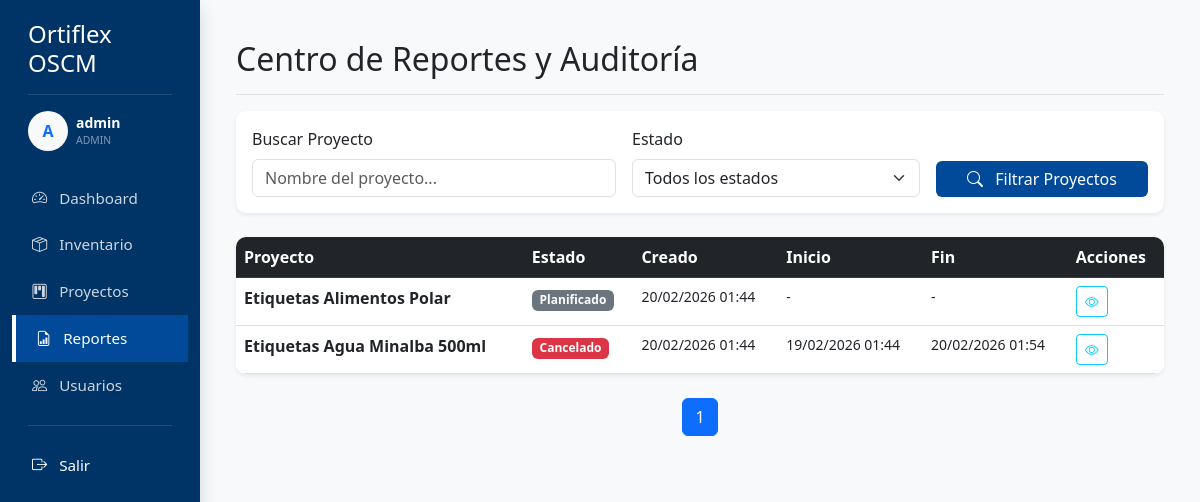
Screenshot of /reports (signed in) with the database file from the repository.
### app/models.py (models this page shows)
class User(db.Model, UserMixin):
    id = db.Column(db.Integer, primary_key=True)
    username = db.Column(db.String(20), unique=True, nullable=False)
    email = db.Column(db.String(120), unique=True, nullable=False)
    password = db.Column(db.String(60), nullable=False)
    role = db.Column(db.String(20), nullable=False, default='Usuario') # Admin, Soporte, Operativo
    can_manage_inventory = db.Column(db.Boolean, default=True)
    can_manage_projects = db.Column(db.Boolean, default=True)
    can_view_reports = db.Column(db.Boolean, default=True)
    can_manage_users = db.Column(db.Boolean, default=False)
    activity = db.relationship('UserActivity', backref='user', lazy=True)

class Project(db.Model):
    id = db.Column(db.Integer, primary_key=True)
    name = db.Column(db.String(100), nullable=False)
    description = db.Column(db.Text)
    status = db.Column(db.String(20), nullable=False, default='Planificado') # Planificado, En ejecución, Finalizado, Cancelado
    date_created = db.Column(db.DateTime, nullable=False, default=datetime.utcnow)
    date_started = db.Column(db.DateTime)
    date_ended = db.Column(db.DateTime)
    notes = db.Column(db.Text)
    materials = db.relationship('ProjectMaterial', back_populates='project', cascade="all, delete-orphan")
    history = db.relationship('ProjectHistory', backref='project', lazy=True, cascade="all, delete-orphan")

### app/routes/reports.py (the view)
@reports.route('/reports')
@login_required
def search():
    page = request.args.get('page', 1, type=int)
    query = request.args.get('q', '')
    status = request.args.get('status', '')
    projects_query = Project.query
    if query:
        projects_query = projects_query.filter(Project.name.contains(query))
    if status:
        projects_query = projects_query.filter_by(status=status)
    pagination = projects_query.order_by(Project.date_created.desc()).paginate(
        page=page, per_page=5, error_out=False
    )
    return render_template('reports/search.html',
                           projects=pagination.items,
                           pagination=pagination,
                           query=query,
                           status=status)

### app/models.py (called while the page is built)
@login_manager.user_loader
def load_user(user_id):
    return User.query.get(int(user_id))

### app/templates/reports/search.html (shortened to what this page needs)
{% extends "base.html" %}
{% block content %}
<div class="d-flex justify-content-between flex-wrap flex-md-nowrap align-items-center pt-3 pb-2 mb-3 border-bottom">
    <h1 class="h2">Centro de Reportes y Auditoría</h1>
</div>
<div class="card shadow-sm mb-4">
    <div class="card-body">
        <form method="GET" action="{{ url_for('reports.search') }}" class="row g-3">
            <div class="col-md-5">
                <label class="form-label">Buscar Proyecto</label>
                <div class="position-relative">
                    <input type="text" name="q" id="projectSearch" class="form-control"
                        placeholder="Nombre del proyecto..." value="{{ query }}" autocomplete="off">
                </div>
            </div>
            <div class="col-md-4">
                <label class="form-label">Estado</label>
                <select name="status" class="form-select">
                    <option value="">Todos los estados</option>
                </select>
            </div>
            <div class="col-md-3 d-flex align-items-end">
                <button type="submit" class="btn btn-primary w-100">
                    <i class="bi bi-search me-2"></i> Filtrar Proyectos
                </button>
            </div>
        </form>
    </div>
</div>
<div class="card shadow-sm">
    <div class="card-body p-0">
        <div class="table-responsive">
            <table class="table table-hover mb-0">
                <thead class="table-dark">
                    <tr>
                        <th>Proyecto</th>
                        <th>Estado</th>
                        <th>Creado</th>
                        <th>Inicio</th>
                        <th>Fin</th>
                        <th>Acciones</th>
                    </tr>
                </thead>
                <tbody>
                    {% for p in projects %}
                    <tr style="cursor: pointer;"
                        onclick="window.location='{{ url_for('reports.project_audit', id=p.id) }}'">
                        <td class="fw-bold">{{ p.name }}</td>
                        <td>
                            <span
                                class="badge {% if p.status == 'Planificado' %}bg-secondary{% elif p.status == 'En ejecución' %}bg-primary{% elif p.status == 'Finalizado' %}bg-success{% else %}bg-danger{% endif %}">
                                {{ p.status }}
                            </span>
                        </td>
                        <td class="small">{{ p.date_created.strftime('%d/%m/%Y %H:%M') }}</td>
                        <td class="small">{{ p.date_started.strftime('%d/%m/%Y %H:%M') if p.date_started else '-' }}
                        </td>
                        <td class="small">{{ p.date_ended.strftime('%d/%m/%Y %H:%M') if p.date_ended else '-' }}</td>
                        <td>
                            <a href="{{ url_for('reports.project_audit', id=p.id) }}"
                                class="btn btn-sm btn-outline-info" title="Ver Auditoría">
                                <i class="bi bi-eye"></i>
                            </a>
                        </td>
                    </tr>
                    {% else %}
                    <tr>
                        <td colspan="6" class="text-center py-4 text-muted">No se encontraron proyectos</td>
                    </tr>
                    {% endfor %}
                </tbody>
            </table>
        </div>
    </div>
</div>
<nav class="mt-4">
    <ul class="pagination justify-content-center">
        {% for page_num in pagination.iter_pages(left_edge=1, right_edge=1, left_current=1, right_current=2) %}
        {% if page_num %}
        {% if pagination.page == page_num %}
        <li class="page-item active"><span class="page-link">{{ page_num }}</span></li>
        {% else %}
        <li class="page-item"><a class="page-link"
                href="{{ url_for('reports.search', page=page_num, q=query, status=status) }}">{{ page_num }}</a></li>
        {% endif %}
        {% else %}
        <li class="page-item disabled"><span class="page-link">...</span></li>
        {% endif %}
        {% endfor %}
    </ul>
</nav>
{% endblock %}

### app/templates/base.html (shortened to what this page needs)
<!DOCTYPE html>
<html lang="es">
<head>
    <link href="https://cdn.jsdelivr.net/npm/bootstrap@5.3.0/dist/css/bootstrap.min.css" rel="stylesheet">
    <link rel="stylesheet" href="https://cdn.jsdelivr.net/npm/bootstrap-icons@1.11.1/font/bootstrap-icons.css">
</head>
<body>
    <div class="container-fluid">
        <div class="row">
            {% if current_user.is_authenticated %}
            <div class="col-md-2 d-none d-md-block sidebar shadow">
                <div class="px-3 mb-4">
                    <h4 class="mb-0">Ortiflex OSCM</h4>
                    <hr class="text-white-50">
                    <div class="d-flex align-items-center mb-3">
                        <div class="bg-light text-primary rounded-circle d-flex align-items-center justify-content-center me-2"
                            style="width: 40px; height: 40px; font-weight: bold;">
                            {{ current_user.username[:1].upper() }}
                        </div>
                        <div class="overflow-hidden">
                            <div class="small fw-bold text-white text-truncate">{{ current_user.username }}</div>
                            <div class="extra-small text-white-50 text-uppercase" style="font-size: 0.65rem;">{{
                                current_user.role }}</div>
                        </div>
                    </div>
                </div>
                <a href="{{ url_for('main.dashboard') }}"
                    class="{% if request.endpoint == 'main.dashboard' %}active{% endif %}">
                    <i class="bi bi-speedometer2 me-2"></i> Dashboard
                </a>
                {% if current_user.can_manage_inventory %}
                <a href="{{ url_for('inventory.list_materials') }}"
                    class="{% if 'inventory' in request.endpoint %}active{% endif %}">
                    <i class="bi bi-box-seam me-2"></i> Inventario
                </a>
                {% endif %}
                {% if current_user.can_manage_projects %}
                <a href="{{ url_for('projects.list_projects') }}"
                    class="{% if 'projects' in request.endpoint %}active{% endif %}">
                    <i class="bi bi-kanban me-2"></i> Proyectos
                </a>
                {% endif %}
                {% if current_user.can_view_reports %}
                <a href="{{ url_for('reports.search') }}"
                    class="{% if 'reports' in request.endpoint %}active{% endif %}">
                    <i class="bi bi-file-earmark-bar-graph me-2"></i> Reportes
                </a>
                {% endif %}
                {% if current_user.can_manage_users %}
                <a href="{{ url_for('users.list_users') }}"
                    class="{% if 'users' in request.endpoint %}active{% endif %}">
                    <i class="bi bi-people me-2"></i> Usuarios
                </a>
                {% endif %}
                <div class="mt-auto mb-4">
                    <hr class="mx-3 text-white-50">
                    <a href="{{ url_for('auth.logout') }}" class="text-white">
                        <i class="bi bi-box-arrow-right me-2"></i> Salir
                    </a>
                </div>
            </div>
            {% endif %}
            <div class="col">
                <div class="mt-4 px-md-4">
                    {% block content %}{% endblock %}
                </div>
            </div>
        </div>
    </div>
</body>
</html>

### app/templates/base.html (style rules this page uses)
:root { --primary-blue: #004a99; --secondary-blue: #003366; --light-bg: #f8f9fa; }
body { background-color: var(--light-bg); font-family: 'Segoe UI', Tahoma, Geneva, Verdana, sans-serif; }
.sidebar { min-height: 100vh; background-color: var(--secondary-blue); color: white; padding-top: 20px; display: flex; flex-direction: column; position: sticky; top: 0; }
.sidebar a { color: rgba(255, 255, 255, 0.8); text-decoration: none; padding: 12px 20px; display: block; transition: all 0.3s; font-size: 0.95rem; }
.sidebar a.active { background-color: var(--primary-blue); color: white; border-left: 4px solid #fff; }
.table-responsive { border-radius: 10px; overflow: hidden; }
.card { border: none; border-radius: 10px; box-shadow: 0 4px 6px rgba(0, 0, 0, 0.1); }
.btn-primary { background-color: var(--primary-blue); border: none; }

### rows the page displays
User: username "A", username "admin", role "ADMIN"
Project: name "Etiquetas Alimentos Polar", status "Planificado", date_created "20/02/2026 01:44", date_started "-", date_ended "-"
Project: name "Etiquetas Agua Minalba 500ml", status "Cancelado", date_created "20/02/2026 01:44", date_started "19/02/2026 01:44", date_ended "20/02/2026 01:54"

### other values shown
{{ page_num }} "1"
